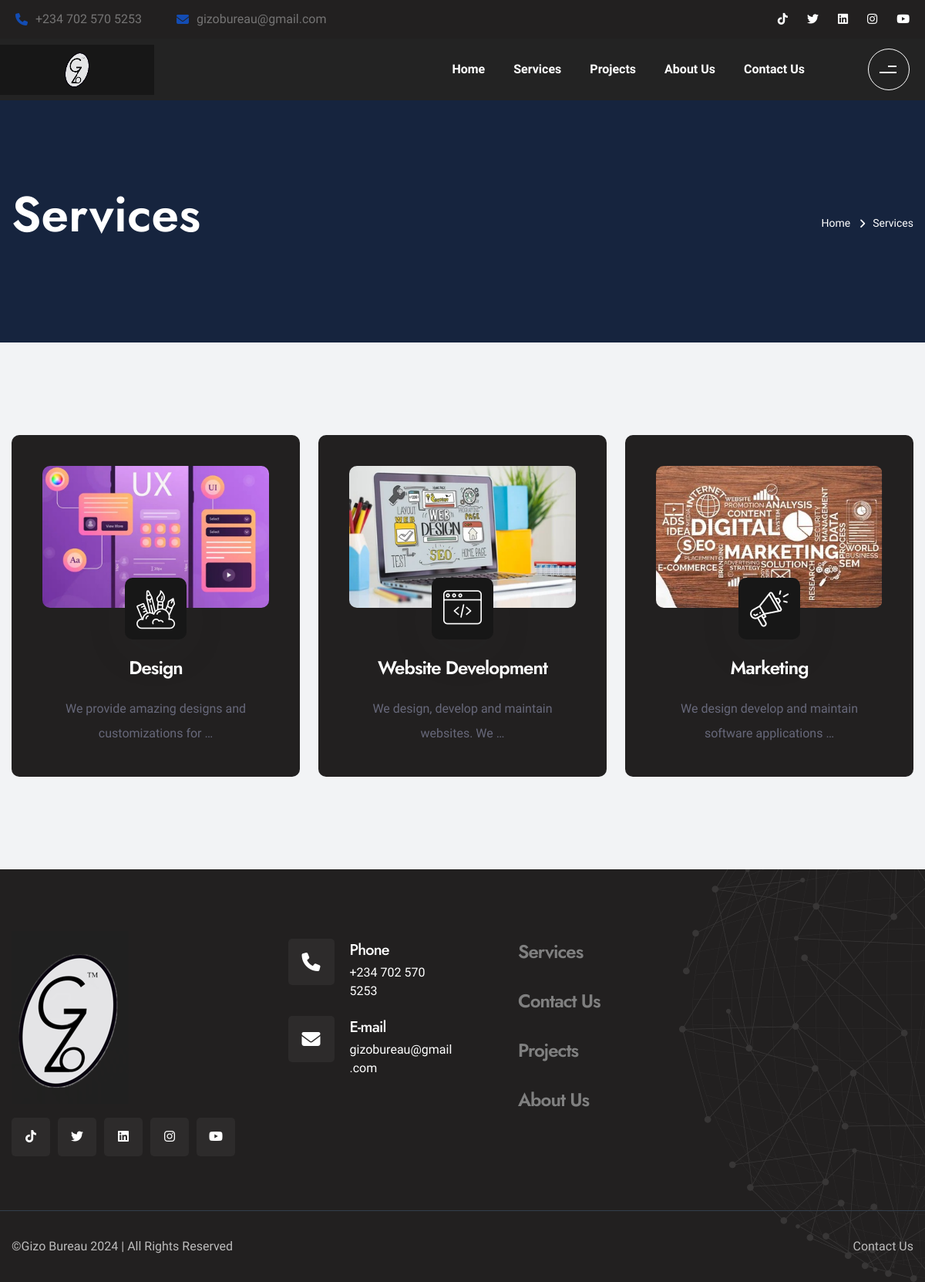
The app's page /service/ with its own data.
### foli/models.py (models this page shows, shortened)
class Service(models.Model):
    flaticon_promotion = "flaticon-promotion"
    flaticon_web_programming = "flaticon-web-programming"
    flaticon_creativity = "flaticon-creativity"
    category_choices = [(flaticon_promotion,"flaticon-promotion" ), (flaticon_web_programming, "flaticon-web-programming"), (flaticon_creativity, "flaticon-creativity" )
    ]
    name = models.CharField(max_length=70)
    description = models.TextField()
    image = ResizedImageField(size=[385, 241],quality=100, crop=['middle', 'center'], upload_to='service')
    question1 = models.TextField()
    answer1 = models.TextField()
    question2 = models.TextField()
    answer2 = models.TextField()
    question3 = models.TextField()
    answer3 = models.TextField()
    question4 = models.TextField()
    answer4 = models.TextField()
    icon =models.CharField(max_length=50, choices=category_choices)
    slug = models.SlugField(null=True, blank=True)

### foli/views.py (the view)
# urls.py: path('service/', views.service, name="service"),
def service(request):
    services = Service.objects.all()
    context = {"services": services}
    return render(request, "service.html", context)

### foli/templates/service.html
{% extends 'navbar.html' %}
{% load static %}
{% block content %}
<div class="page-wrapper">
		<section class="page-title">
			<div class="auto-container">
				<div class="title-outer d-sm-flex align-items-center justify-content-sm-between">
					<h1 class="title">Services</h1>
					<ul class="page-breadcrumb">
						<li><a href="{% url 'home' %}">Home</a></li>
						<li>Services</li>
					</ul>
				</div>
			</div>
		</section>
		<section class="services-section-four">
			<div class="auto-container">
				<div class="row">
					{% for service in services %}
					<div class="service-block-four col-lg-4 col-md-6 col-sm-12 wow fadeInUp">
						<div class="inner-box">
							<div class="image-box">
								<figure class="image"><a href="{% url 'service-detail' service.slug %}"><img src={{service.image.url}} alt=""></a></figure>
							</div>
							<div class="content-box">
								<i class="icon {{service.icon}}"></i>
								<h4 class="title"><a href="{% url 'service-detail' service.slug %}">{{service.name}}</a></h4>
								<div class="text">{{service.description|truncatewords:7}}</div>
							</div>
						</div>
					</div>
					{% endfor %}
				</div>
			</div>
		</section>
	</div>
{% endblock content %}

### foli/templates/navbar.html (shortened to what this page needs)
{% load static %}
<!DOCTYPE html>
<html lang="en">
<head>
<link href="{% static 'css/bootstrap.min.css' %} " rel="stylesheet">
<link href="{% static 'css/style.css' %} " rel="stylesheet">
<link href="{% static 'css/style-dark.css' %}" rel="stylesheet">
<link href="{% static 'css/fontawesome.css' %}" rel="stylesheet">
<link href="{% static 'css/flaticon.css' %}" rel="stylesheet">
<link rel="stylesheet" href="https://cdnjs.cloudflare.com/ajax/libs/font-awesome/6.3.0/css/all.min.css" />
</head>
<header class="main-header header-style-four bg-dark-1">
    <div class="header-top">
        <div class="inner-container">
            <div class="top-left">
                <ul class="list-style-one light">
                    <li><i class="fa fa-phone"></i> <a href="tel:+234 702 570 5253">+234 702 570 5253</a></li>
                    <li><i class="fa fa-envelope"></i> <a href="https://mail.google.com/mail/?view=cm&fs=1&to=gizobureau@gmail.com">gizobureau@gmail.com</a></li>
                </ul>
            </div>
            <div class="top-right">
                <ul class="social-icon-one">
                    <li><a href="https://www.tiktok.com/@gizobureau?_t=8g2hQOAwqgw&_r=1"><i class="fa-brands fa-tiktok"></i></i></a></li>
								<li><a href="https://twitter.com/gizobureau"><i class="fab fa-twitter"></i></a></li>
                                <li><a href="https://www.linkedin.com/in/gizo-bureau-b67625293"><i class="fa-brands fa-linkedin"></i></a></li>
								<li><a href="https://instagram.com/gizobureau?igshid=MzRlODBiNWFlZA=="><i class="fab fa-instagram"></i></a></li>
								<li><a href="https://youtube.com/@gizobureau?si=woOyrrlpBFpy9Xbg"><i class="fa-brands fa-youtube"></i></a></li>
                </ul>
            </div>
        </div>
    </div>
    <div class="header-lower">
        <div class="main-box">
            <div class="logo-box bg-dark-1">
                <div class="logo">  <a href="{% url 'home' %} "><img src=" {% static 'images/logo.png' %}" alt="Gizo bureau logo" title="Digicod"></a></div>
            </div>
            <div class="nav-outer">
                <nav class="nav main-menu">
                    <ul class="navigation">
                        <li ><a href="{% url 'home' %}">Home</a>
                        </li>
                        <li><a href="{% url 'service' %}">Services</a></li>
                        <li><a href="{% url 'projects' %}">Projects</a></li>
                        <li><a href="{% url 'about' %}">About Us</a></li>
                        <li><a href="{% url 'contact' %}">Contact Us</a></li>
                    </ul>
                </nav>
                <div class="outer-box">
                    <button class="ui-btn ui-btn toggle-hidden-bar">
                        <span class="line"></span>
                        <span class="line"></span>
                    </button>
                </div>
            </div>
        </div>
    </div>
</header>
<body>
{% block content %}
{% endblock content %}
</body>
	<footer class="main-footer footer-style-four bg-dark-2 pull-up">
		<div class="bg footer-bg-4"></div>
		<div class="widgets-section">
			<div class="auto-container">
				<div class="row">
					<div class="footer-column col-xl-3 col-lg-6 col-md-6">
						<div class="footer-widget about-widget">
							<div class="logo"><a href="/"><img src="{% static 'images/Cahoot.png' %}" alt="Gizo bureau logo"></a></div>
							<ul class="social-icon-four">
								<li><a href="https://www.tiktok.com/@gizobureau?_t=8g2hQOAwqgw&_r=1"><i class="fa-brands fa-tiktok"></i></i></a></li>
								<li><a href="https://twitter.com/gizobureau"><i class="fab fa-twitter"></i></a></li>
                                <li><a href="https://www.linkedin.com/in/gizo-bureau-b67625293"><i class="fa-brands fa-linkedin"></i></a></li>
								<li><a href="https://instagram.com/gizobureau?igshid=MzRlODBiNWFlZA=="><i class="fab fa-instagram"></i></a></li>
                                <li><a href="https://youtube.com/@gizobureau?si=woOyrrlpBFpy9Xbg"><i class="fa-brands fa-youtube"></i></a></li>
							</ul>
						</div>
					</div>
					<div class="footer-column col-xl-3 col-lg-6 col-md-6">
						<div class="footer-widget contact-widget">
							<div class="widget-content">
								<ul class="contact-list-three">
									<li class="contact-info">
										<span class="icon fa fa-phone"></span>
										<span class="title">Phone</span>
										<div class="text"><a href="tel:+234 702 570 5253">+234 702 570 5253</a></div>
									</li>
									<li class="contact-info">
										<span class="icon fa fa-envelope"></span>
										<span class="title">E-mail</span>
										<div class="text"><a href="https://mail.google.com/mail/?view=cm&fs=1&to=gizobureau@gmail.com">gizobureau@gmail.com</a></div>
									</li>
								</ul>
							</div>
						</div>
					</div>
                    <div class="footer-column col-xl-3 col-lg-6 col-md-6">
						<div class="footer-widget contact-widget">
                       <a href="{% url 'service' %}"><h4 class="widget-title"><font color="grey"> Services</font></h4></a>
							<a href="{% url 'contact' %}"><h4 class="widget-title"><font color="grey"> Contact Us</font></h4></a>
                            <a href="{% url 'projects' %}"><h4 class="widget-title"><font color="grey"> Projects</font></h4></a>
                            <a href="{% url 'about' %}"><h4 class="widget-title"><font color="grey"> About Us</font></h4></a>
						</div>
					</div>
				</div>
			</div>
		</div>
		<div class="footer-bottom">
			<div class="auto-container">
				<div class="inner-container">
					<div class="copyright-text">©Gizo Bureau</a> 2024 | All Rights Reserved</div>
					<ul class="footer-nav">
						<li><a href="{% url 'contact' %}">Contact Us</a></li>
					</ul>
				</div>
			</div>
		</div>
	</footer>

### records on screen
Service: image (picture), name "Design", description "We provide amazing designs and customizations for …"
Service: image (picture), name "Website Development", description "We design, develop and maintain websites. We …"
Service: image (picture), name "Marketing", description "We design develop and maintain software applications …"
